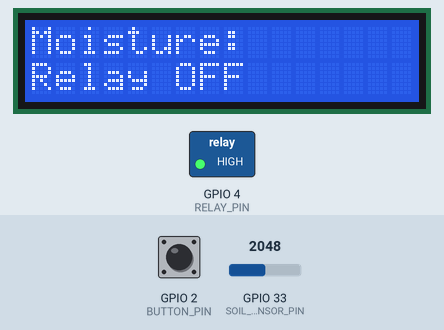
This sketch was run on a simulated ESP32. Parts: 16×2 character LCD, switched loads named in the sketch (green lamp = pin HIGH). Inputs (shaded band) come from the test bench; at power-on: GPIO 33 (SOIL_MOISTURE_SENSOR_PIN) = 2048, GPIO 2 (BUTTON_PIN) HIGH. WiFi joins after 1.5 s; servers stay silent unless stated; what the sketch prints to the serial monitor is not drawn.

Above: at 6.2 s.
6.3 s: GPIO 33 (SOIL_MOISTURE_SENSOR_PIN) set to 0
At 7.51 s:
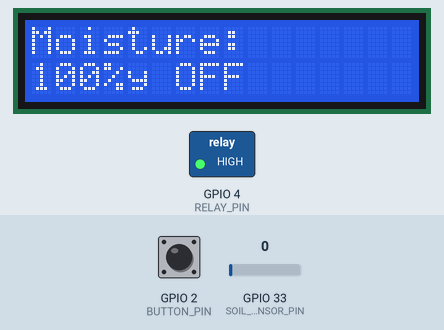
10.7 s: GPIO 2 (BUTTON_PIN) pulled LOW for 1.4 s
At 11.9 s:
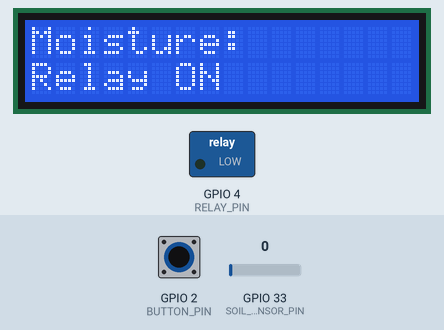
13.6 s: GPIO 33 (SOIL_MOISTURE_SENSOR_PIN) set to 38
15.9 s: GPIO 33 (SOIL_MOISTURE_SENSOR_PIN) set to 45
At 16.87 s:
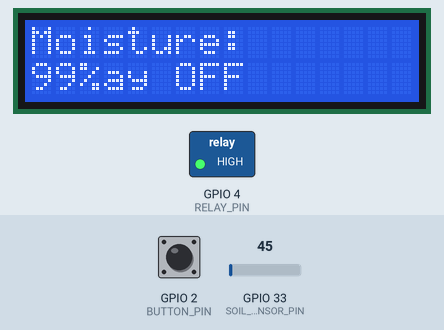
18.4 s: GPIO 2 (BUTTON_PIN) pulled LOW for 1.4 s
At 20.38 s:
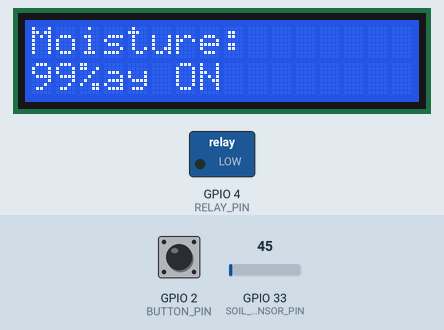
21.8 s: GPIO 33 (SOIL_MOISTURE_SENSOR_PIN) set to 3688
At 22.72 s:
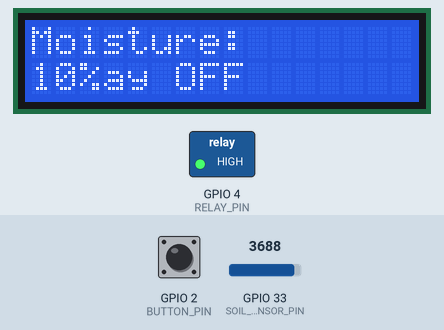
24.3 s: GPIO 33 (SOIL_MOISTURE_SENSOR_PIN) set to 3753
At 25.06 s:
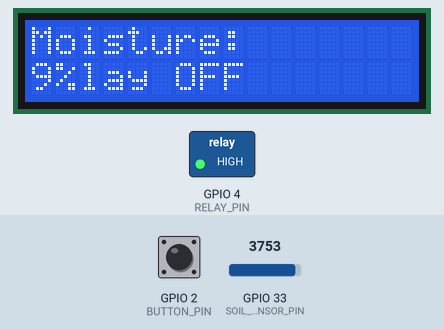
Timing chart, 0 to 27.3 s (numbered marks = the images above; inputs shaded):
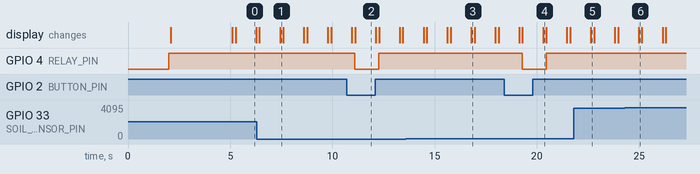

Measured:
- the behaviour switches between 40 and 41 on GPIO 33 (SOIL_MOISTURE_SENSOR_PIN) (found by bisection; images 2 and 3)
- the behaviour switches between 3726 and 3727 on GPIO 33 (SOIL_MOISTURE_SENSOR_PIN) (found by bisection; images 5 and 6)
- after the input at 6.3 s, the display: first differs from a run without the input after 1.1 s (image 1)
- after the input at 10.7 s, GPIO 4 (RELAY_PIN): HIGH → LOW after 0.40 s, → HIGH 1.2 s later; the display: first differs from a run without the input after 0.41 s (image 2)
- after the input at 15.9 s, the display: changes after 0.90 s (image 3)
- after the input at 18.4 s, GPIO 4 (RELAY_PIN): HIGH → LOW after 0.89 s, → HIGH 1.2 s later; the display: first differs from a run without the input after 0.90 s (image 4 shows a later state)
- after the input at 21.8 s, the display: changes after 0.84 s (image 5)
- after the input at 24.3 s, the display: changes after 0.68 s (image 6)

The sketch:

Code.ino
```cpp
#include <Arduino.h>
#include <Wire.h>
#include <LiquidCrystal_I2C.h>
#include <WiFi.h>
#include <FirebaseESP32.h>

// WiFi credentials
const char* ssid = "Karthick";     // Replace with your Wi-Fi SSID
const char* password = "12345678"; // Replace with your Wi-Fi password

// Firebase credentials
#define FIREBASE_HOST "https://sih-hardware-202d6-default-rtdb.asia-southeast1.firebasedatabase.app/"
#define FIREBASE_AUTH "AIzaSyAHAOZM_W6CNmRbxBa1qCWIA4Gza9ysfa0"

// Soil moisture sensor pin
#define SOIL_MOISTURE_SENSOR_PIN 33  // Change as per your connection
#define RELAY_PIN 4                   // Relay pin for controlling the motor
#define BUTTON_PIN 2                  // Button pin for manual control

// LCD I2C wiring
const int I2C_SDA_PIN = 21;       // SDA pin connected to GPIO 21
const int I2C_SCL_PIN = 22;       // SCL pin connected to GPIO 22
const int I2C_ADDR = 0x27;        // I2C address of the LCD
const int LCD_COLUMNS = 16;       // Number of columns on the LCD
const int LCD_ROWS = 2;           // Number of rows on the LCD

// Create instances for the LCD and Firebase
LiquidCrystal_I2C lcd(I2C_ADDR, LCD_COLUMNS, LCD_ROWS);
FirebaseData firebaseData;
FirebaseConfig config;
FirebaseAuth auth;

// Variable to store moisture value
int moistureValue = 0;

void setup() {
  Serial.begin(115200);
  Serial.println("Soil Moisture and Relay Control");

  // Connect to Wi-Fi
  WiFi.begin(ssid, password);
  while (WiFi.status() != WL_CONNECTED) {
    delay(1000);
    Serial.println("Connecting to WiFi...");
  }
  Serial.println("Connected to WiFi");

  // Set Firebase config
  config.host = FIREBASE_HOST;
  config.api_key = FIREBASE_AUTH;

  // Set Firebase authentication (if needed)
  // Uncomment if you're using email/password authentication
   auth.user.email = "agventure06@gmail.com";
   auth.user.password = "agventure06";

  // Initialize Firebase
  Firebase.begin(&config, &auth);
  Firebase.reconnectWiFi(true);

  // Initialize the relay and button pin
  pinMode(RELAY_PIN, OUTPUT);
  pinMode(BUTTON_PIN, INPUT_PULLUP);  // Set button pin as input with internal pull-up resistor
  digitalWrite(RELAY_PIN, HIGH); // Initially turn off the relay

  // Initialize the LCD
  Wire.begin(I2C_SDA_PIN, I2C_SCL_PIN);
  lcd.init();
  lcd.backlight();

  // Display initial message
  lcd.setCursor(0, 0);
  lcd.print("Soil Moisture");
  delay(3000);  // Display message for 3 seconds
  lcd.clear();
  lcd.setCursor(0, 0);
  lcd.print("Moisture:");
}

void loop() {
  // Read soil moisture value
  moistureValue = analogRead(SOIL_MOISTURE_SENSOR_PIN);
  moistureValue = map(moistureValue, 0, 4095, 0, 100); // Map to percentage
  moistureValue = (moistureValue - 100) * -1; // Adjust value

  // Ensure moisture value is non-negative
  if (moistureValue < 0) {
    moistureValue = 0;
  }

  // Print moisture value to the serial monitor
  Serial.print("Moisture: ");
  Serial.print(moistureValue);
  Serial.println("%");

  // Display moisture value on the LCD
  lcd.setCursor(0, 1);
  lcd.print("  "); // Clear previous value
  lcd.setCursor(0, 1);
  lcd.print(moistureValue);
  lcd.print("%");

  // Prepare JSON data
  String path = "/moisture"; // Firebase path to store moisture value
  FirebaseJson json;
  json.set("moistureValue", moistureValue);

  // Send data to Firebase
  if (Firebase.updateNode(firebaseData, path, json)) {
    Serial.println("Data updated successfully");
  } else {
    Serial.println("Failed to update data");
    Serial.println("REASON: " + firebaseData.errorReason());
  }

  // Control the relay based on the button input
  if (digitalRead(BUTTON_PIN) == LOW) {  // If button is pressed
    digitalWrite(RELAY_PIN, LOW); // Turn on the relay
    lcd.setCursor(0, 1);
    lcd.print("Relay ON     ");
  } else {
    digitalWrite(RELAY_PIN, HIGH); // Turn off the relay
    lcd.setCursor(0, 1);
    lcd.print("Relay OFF    ");
  }

  delay(1000);  // Read every second
}
```
